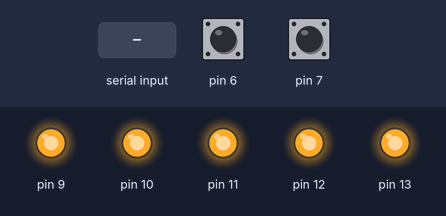
A sketch run on a simulated Arduino Uno, built with avr-gcc and run on an emulated ATmega328P. On the bench: output pins drawn as LEDs (lit = HIGH). The test bench sets the inputs (shaded band); at power-on: pin 6 HIGH, pin 7 HIGH.

Above: at 1.2 s.
1.3 s: "S" received over Serial
At 2.7 s:
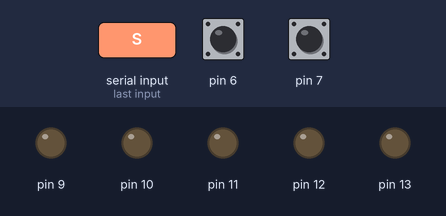
3.3 s: pin 6 pulled LOW for 0.15 s
At 4.5 s:
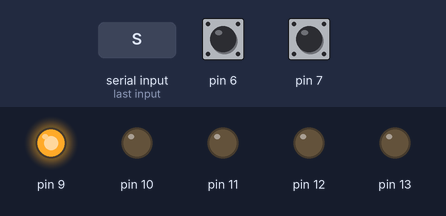
4.9 s: pin 6 pulled LOW for 1 s
At 5.8 s:
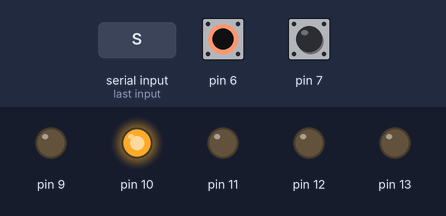
7.4 s: pin 6 pulled LOW for 0.15 s
At 7.7 s:
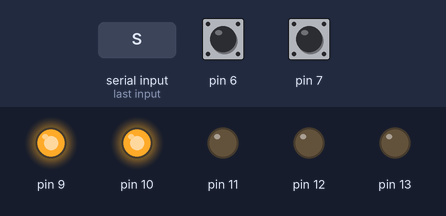
9.0 s: pin 6 pulled LOW for 3.2 s
At 10.1 s:
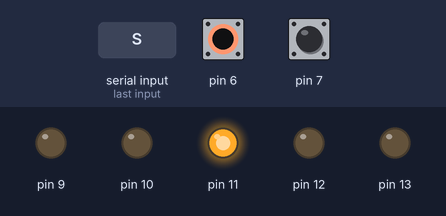
Timing chart, 0 to 12.0 s (numbered marks = the images above; inputs shaded):
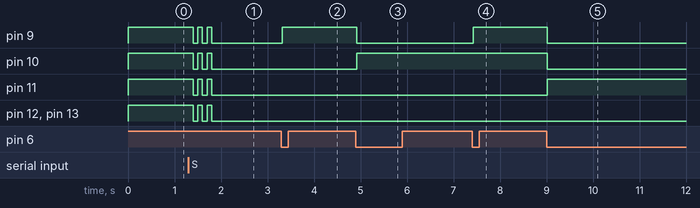

Measured:
- after the input at 1.3 s, pin 9–13: alternates HIGH for 0.10 s and LOW for 0.10 s, 5 changes in all, then stays LOW, starting after 0.10 s
- after the input at 3.3 s, pin 9: LOW → HIGH at once
- after the input at 4.9 s, pin 9: HIGH → LOW at once; pin 10: LOW → HIGH at once
- after the input at 7.4 s, pin 9: LOW → HIGH at once
- after the input at 9.0 s, pin 9, pin 10: HIGH → LOW at once; pin 11: LOW → HIGH at once

The sketch:

arduino_secundario.ino
```cpp
int blinks = 0;
bool started = false;

int button1stat = 0;
int button1read = 0;
int delay_ = 20;
int ellapsed1 = 0;
int lastread1 = 0;

int button2stat = 0;
int button2read = 0;

int ellapsed2 = 0;
int lastread2 = 0;

int guess = 0;

void setup()
{

  Serial.begin(9600);

  for (int i = 9; i<= 13; i++){
    pinMode(i, OUTPUT);
     digitalWrite(i, HIGH);

   }
  pinMode(6, INPUT_PULLUP);
  pinMode(7, INPUT_PULLUP);

}

void show_binary_leds(int number, int firstled, int lastled){
  for (int i = firstled; i<= lastled; i++)
  	if (bitRead(number, i-9))
    	digitalWrite(i, HIGH);
   	else
    	digitalWrite(i, LOW);

}


void loop()
{
  char data1 = Serial.read();
  if (data1 != -1){
    if (data1 == 'S'){
      guess = 0;
      blinks = 3;
      started = true;
    }
    if (data1 == 'Y'){
      guess = 0;
      started = false;
      show_binary_leds(31,9,13);
    }
    if (data1 == 'N'){
      guess = 0;
    }
  }

  if (blinks > 0){
    blinks -= 1;
    for (int i = 9; i<= 13; i++){
      digitalWrite(i, HIGH);}
    delay(100);
    for (int i = 9; i<= 13; i++){
      digitalWrite(i, LOW);
    }
    delay(100);
  }
  if (started){
    button1read = !digitalRead(6);

    if (button1read != lastread1)
      ellapsed1 = millis();

    if ((button1stat != button1read) && ((millis() - ellapsed1) > delay_)){
      button1stat = button1read;
      if (button1stat){
        guess++;
      }
    }

    lastread1 = button1read;
    //-----
    button2read = !digitalRead(7);
    if (button2read != lastread2){
      ellapsed2 = millis();
    }


    if ((button2stat != button2read) && ((millis() - ellapsed2) > delay_)){
      button2stat = button2read;
      if (button2stat){
        Serial.write(guess);
      }
    }

    lastread2 = button2read;

    show_binary_leds(guess, 9, 13);

  }
}
```
